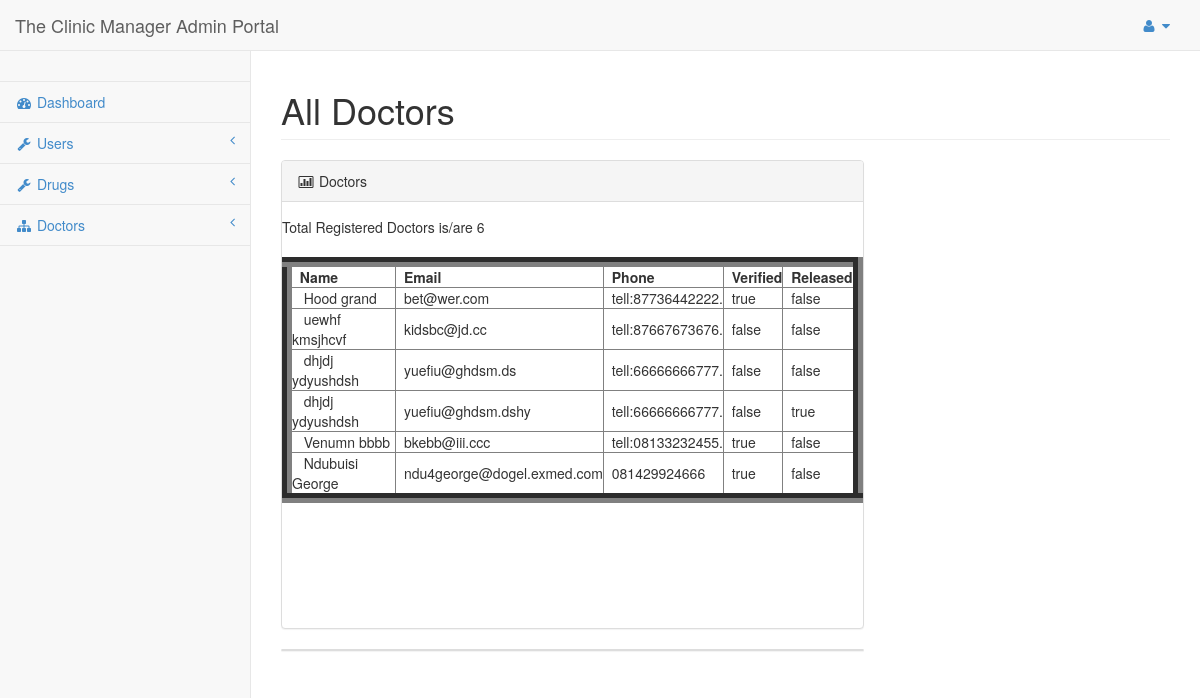
The app's page /Enter/admin/admin/alldoctors.php (signed in) with its own data.
### tables this page shows
CREATE TABLE IF NOT EXISTS `doctor` (
  `id` int(9) NOT NULL AUTO_INCREMENT,
  `fname` varchar(20) NOT NULL,
  `lname` varchar(20) NOT NULL,
  `email` varchar(100) NOT NULL,
  `phone` varchar(40) NOT NULL,
  `password` varchar(20) NOT NULL,
  `gender` varchar(9) NOT NULL,
  `verified` varchar(9) NOT NULL,
  `released` varchar(9) NOT NULL,
  `userName` varchar(20) NOT NULL,
  `speciality` int(11) NOT NULL DEFAULT '7',
  `profilepic` varchar(200) NOT NULL DEFAULT 'doctor\\images\\boss.jpg',
  PRIMARY KEY (`id`),
  UNIQUE KEY `email` (`email`,`phone`),
  KEY `speciality` (`speciality`)
);

### Enter/admin/admin/library.php (called while the page is built, shortened)
<?php
 class DataBase{
  public $connect,$to_be_escaped;
 function dbconnect(){
	$this->connect = new mysqli($this::dbhostname,$this::dbusername,$this::dbpassword,$this::dbname);
 }
 public function select_from_db($query){
	 $this->query =$query ;
	$data = array();
	 $rs = $this->connect->query($this->query);
	if ($rs === false){
	trigger_error(''.$this->connect->error, E_USER_ERROR);
	} else{
		$numrows = $rs->num_rows;
		for($i=0; $i<$numrows; $i++){
			 $data[] = $rs->fetch_assoc();
		}
		return $numrows_and_data = array($numrows,$data);
	}
 }
public function countdoc(){
	$query= "select count(*) as cot from doctor";
	$ntrue = $this->select_from_db($query);
		$thenum = $ntrue[1];
		foreach($thenum as $tm){
			$tobereturned = $tm['cot'];
		}
		return $tobereturned;
}
 }
?>

### Enter/admin/admin/alldoctors.php (the view, shortened to what this page needs)
<?php
	include 'config.php';
if(((isset($_SESSION['isLoged']))&&(!empty($_SESSION['isLoged']))) && ((isset($_SESSION['id']))&&(!empty($_SESSION['id'])))
				){
?>
<!DOCTYPE html>
<html>
<head>
    <link href="css/bootstrap.min.css" rel="stylesheet">
    <link href="font-awesome/css/font-awesome.css" rel="stylesheet">
    <link href="css/sb-admin.css" rel="stylesheet">
</head>
<body>
    <div id="wrapper">
        <?php
		include "header_admin.php";
		?>
            <div class="navbar-default navbar-static-side" role="navigation">
               <?php
			   include "side_nav.php";
			   ?>
            </div>
        </nav>
        <div id="page-wrapper">
            <div class="row">
                <div class="col-lg-12">
                    <h1 class="page-header">All Doctors</h1>
                </div>
            </div>
            <div class="row">
                <div class="col-lg-8">
                    <div class="panel panel-default">
                        <div class="panel-heading">
                            <i class="fa fa-bar-chart-o fa-fw"></i> Doctors
                        </div>
                        <div class="panel-body">
                          <div class="row">
                            <div >
                                    <div class="table-responsive">
										<?php
		 require_once("library.php");
	  $dobbybb = new DataBase();
	  $dobbybb->dbconnect();
	  $theSel = "select * from doctor
	  ";
	  $gtDocN = $dobbybb->select_from_db($theSel);
	  $getDoc = $gtDocN[1];
	  $nD = $dobbybb->countdoc();
	  echo "
	  Total Registered Doctors is/are $nD  <br /><br />
	  <table width=\"670px\" border=\"10\">
                                            <thead>
                                                <tr>
                                                    <th>&nbsp;&nbsp;Name</th>
													 <th>&nbsp;&nbsp;Email</th>
													 <th>&nbsp;&nbsp;Phone</th>
                                                    <th>&nbsp;&nbsp;Verified</th>
                                                    <th>&nbsp;&nbsp;Released</th>
                                                </tr>
                                            </thead>
                                            <tbody>";
	foreach( $getDoc as $gd){
	 $fnamee = $gd['fname'];
	 $namee =  $gd['lname'];
	 $emailee = $gd['email'];
	 $phoneee = $gd['phone'];
	 $veree = $gd['verified'] ;
	  $releee = $gd['released'] ;
		echo "
		<tr>
			<td >&nbsp;&nbsp; $fnamee $namee</td>
			<td>&nbsp;&nbsp;$emailee</td>
			<td>&nbsp;&nbsp;$phoneee</td>
			<td>&nbsp;&nbsp;$veree</td>
			<td>&nbsp;&nbsp;$releee</td>
		</tr>
		 ";
	 }
		?>
                                            </tbody>
                                        </table>
                                    </div>
									<br />
									<br /><br /><br />
                              </div>
                                <p>&nbsp;</p>
                          </div>
                        </div>
                    </div>
                  <div class="panel panel-default">
                    </div>
                </div>
            </div>
        </div>
    </div>
</body>
</html>
<?php
}else{
	if($connectDatabase == TRUE){$action=FALSE;include('connect.php');}
	header("Location: $errpage");
	exit();
}
 ?>

### Enter/admin/admin/css/sb-admin.css (style rules this page uses)
body { padding-top: 100px; background-color: #f8f8f8; }
@media (min-width:768px) { body { padding-top: 50px; } }
#wrapper { width: 100%; }
#page-wrapper { padding: 0 15px; min-height: 568px; background-color: #fff; }
@media (min-width:768px) { #page-wrapper { position: inherit; margin: 0 0 0 250px; padding: 0 30px; min-height: 1300px; border-left: 1px solid #e7e7e7; } }
@media (min-width:768px) { .navbar-static-side { z-index: 1; position: absolute; width: 250px; margin-top: 51px; } }

### records on screen
doctor: fname "Hood", lname "grand", email "bet@wer.com", phone "tell:87736442222.", verified "true", released "false"
doctor: fname "uewhf", lname "kmsjhcvf", email "kidsbc@jd.cc", phone "tell:87667673676.", verified "false", released "false"
doctor: fname "dhjdj", lname "ydyushdsh", email "yuefiu@ghdsm.ds", phone "tell:66666666777.", verified "false", released "false"
doctor: fname "dhjdj", lname "ydyushdsh", email "yuefiu@ghdsm.dshy", phone "tell:66666666777.", verified "false", released "true"
doctor: fname "Venumn", lname "bbbb", email "bkebb@iii.ccc", phone "tell:08133232455.", verified "true", released "false"
doctor: fname "Ndubuisi", lname "George", email "ndu4george@dogel.exmed.com", phone "081429924666", verified "true", released "false"

### other values on screen
$nD "6"
